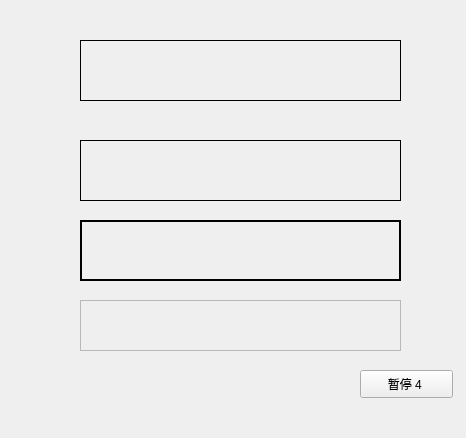
<?xml version="1.0" encoding="UTF-8"?>
<ui version="4.0">
 <class>Widget</class>
 <widget class="QWidget" name="Widget">
  <property name="geometry">
   <rect>
    <x>0</x>
    <y>0</y>
    <width>466</width>
    <height>438</height>
   </rect>
  </property>
  <property name="windowTitle">
   <string>Widget</string>
  </property>
  <widget class="myLabel" name="label">
   <property name="geometry">
    <rect>
     <x>80</x>
     <y>40</y>
     <width>321</width>
     <height>61</height>
    </rect>
   </property>
   <property name="frameShape">
    <enum>QFrame::Box</enum>
   </property>
   <property name="text">
    <string/>
   </property>
  </widget>
  <widget class="QLabel" name="label_2">
   <property name="geometry">
    <rect>
     <x>80</x>
     <y>140</y>
     <width>321</width>
     <height>61</height>
    </rect>
   </property>
   <property name="frameShape">
    <enum>QFrame::Panel</enum>
   </property>
   <property name="text">
    <string/>
   </property>
  </widget>
  <widget class="QLabel" name="label_3">
   <property name="geometry">
    <rect>
     <x>80</x>
     <y>220</y>
     <width>321</width>
     <height>61</height>
    </rect>
   </property>
   <property name="frameShape">
    <enum>QFrame::WinPanel</enum>
   </property>
   <property name="text">
    <string/>
   </property>
  </widget>
  <widget class="QLabel" name="label_4">
   <property name="geometry">
    <rect>
     <x>80</x>
     <y>300</y>
     <width>321</width>
     <height>51</height>
    </rect>
   </property>
   <property name="frameShape">
    <enum>QFrame::StyledPanel</enum>
   </property>
   <property name="frameShadow">
    <enum>QFrame::Raised</enum>
   </property>
   <property name="text">
    <string/>
   </property>
  </widget>
  <widget class="QPushButton" name="btn">
   <property name="geometry">
    <rect>
     <x>360</x>
     <y>370</y>
     <width>93</width>
     <height>28</height>
    </rect>
   </property>
   <property name="text">
    <string>暂停 4 </string>
   </property>
  </widget>
 </widget>
 <layoutdefault spacing="6" margin="11"/>
 <customwidgets>
  <customwidget>
   <class>myLabel</class>
   <extends>QLabel</extends>
   <header location="global">mylabel.h</header>
  </customwidget>
 </customwidgets>
 <resources/>
 <connections/>
</ui>
